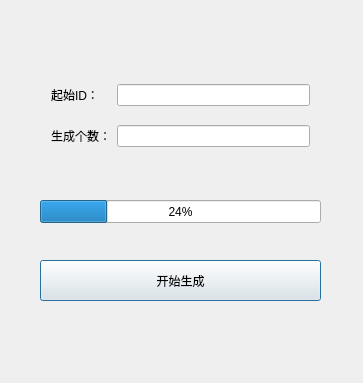
<?xml version="1.0" encoding="UTF-8"?>
<ui version="4.0">
 <class>QRcodeBatchGenerator</class>
 <widget class="QDialog" name="QRcodeBatchGenerator">
  <property name="geometry">
   <rect>
    <x>0</x>
    <y>0</y>
    <width>363</width>
    <height>383</height>
   </rect>
  </property>
  <property name="windowTitle">
   <string>QRcodeBatchGenerator</string>
  </property>
  <widget class="QPushButton" name="pushButtonGenerate">
   <property name="geometry">
    <rect>
     <x>40</x>
     <y>260</y>
     <width>281</width>
     <height>41</height>
    </rect>
   </property>
   <property name="text">
    <string>开始生成</string>
   </property>
  </widget>
  <widget class="QWidget" name="layoutWidget">
   <property name="geometry">
    <rect>
     <x>40</x>
     <y>60</y>
     <width>281</width>
     <height>111</height>
    </rect>
   </property>
   <layout class="QGridLayout" name="gridLayout">
    <item row="0" column="0">
     <widget class="QLabel" name="labelStartId">
      <property name="text">
       <string>起始ID：</string>
      </property>
     </widget>
    </item>
    <item row="0" column="1">
     <widget class="QLineEdit" name="lineEditStartID"/>
    </item>
    <item row="1" column="0">
     <widget class="QLabel" name="labelGenerateNum">
      <property name="text">
       <string>生成个数：</string>
      </property>
     </widget>
    </item>
    <item row="1" column="1">
     <widget class="QLineEdit" name="lineEditGenerateNum"/>
    </item>
   </layout>
  </widget>
  <widget class="QProgressBar" name="progressBar">
   <property name="geometry">
    <rect>
     <x>40</x>
     <y>200</y>
     <width>281</width>
     <height>23</height>
    </rect>
   </property>
   <property name="value">
    <number>24</number>
   </property>
  </widget>
 </widget>
 <layoutdefault spacing="6" margin="11"/>
 <resources/>
 <connections/>
</ui>
